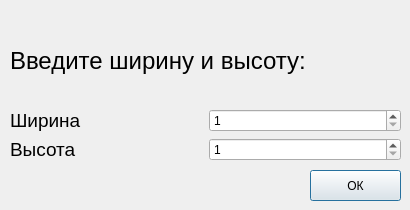
<?xml version="1.0" encoding="UTF-8"?>
<ui version="4.0">
 <class>SizeDialog</class>
 <widget class="QDialog" name="SizeDialog">
  <property name="geometry">
   <rect>
    <x>0</x>
    <y>0</y>
    <width>410</width>
    <height>210</height>
   </rect>
  </property>
  <property name="windowTitle">
   <string>Укажите размеры</string>
  </property>
  <widget class="QWidget" name="verticalLayoutWidget">
   <property name="geometry">
    <rect>
     <x>10</x>
     <y>20</y>
     <width>391</width>
     <height>141</height>
    </rect>
   </property>
   <layout class="QVBoxLayout" name="verticalLayout">
    <item>
     <widget class="QLabel" name="label">
      <property name="text">
       <string>&lt;html&gt;&lt;head/&gt;&lt;body&gt;&lt;p&gt;&lt;span style=&quot; font-size:18pt;&quot;&gt;Введите ширину и высоту:&lt;/span&gt;&lt;/p&gt;&lt;/body&gt;&lt;/html&gt;</string>
      </property>
     </widget>
    </item>
    <item>
     <layout class="QHBoxLayout" name="horizontalLayout">
      <item>
       <widget class="QLabel" name="label_2">
        <property name="text">
         <string>&lt;html&gt;&lt;head/&gt;&lt;body&gt;&lt;p&gt;&lt;span style=&quot; font-size:14pt;&quot;&gt;Ширина&lt;/span&gt;&lt;/p&gt;&lt;/body&gt;&lt;/html&gt;</string>
        </property>
       </widget>
      </item>
      <item>
       <widget class="QSpinBox" name="WspinBox">
        <property name="cursor">
         <cursorShape>ArrowCursor</cursorShape>
        </property>
        <property name="minimum">
         <number>1</number>
        </property>
        <property name="maximum">
         <number>1500</number>
        </property>
       </widget>
      </item>
     </layout>
    </item>
    <item>
     <layout class="QHBoxLayout" name="horizontalLayout_2">
      <item>
       <widget class="QLabel" name="label_3">
        <property name="text">
         <string>&lt;html&gt;&lt;head/&gt;&lt;body&gt;&lt;p&gt;&lt;span style=&quot; font-size:14pt;&quot;&gt;Высота&lt;/span&gt;&lt;/p&gt;&lt;/body&gt;&lt;/html&gt;</string>
        </property>
       </widget>
      </item>
      <item>
       <widget class="QSpinBox" name="HspinBox">
        <property name="minimum">
         <number>1</number>
        </property>
        <property name="maximum">
         <number>1500</number>
        </property>
       </widget>
      </item>
     </layout>
    </item>
   </layout>
  </widget>
  <widget class="QPushButton" name="pushButton">
   <property name="geometry">
    <rect>
     <x>310</x>
     <y>170</y>
     <width>91</width>
     <height>31</height>
    </rect>
   </property>
   <property name="text">
    <string>ОК</string>
   </property>
  </widget>
 </widget>
 <resources/>
 <connections/>
</ui>
